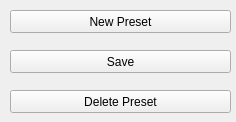
<?xml version="1.0" encoding="UTF-8"?>
<ui version="4.0">
 <class>MainWindow</class>
 <widget class="QMainWindow" name="MainWindow">
  <property name="geometry">
   <rect>
    <x>0</x>
    <y>0</y>
    <width>236</width>
    <height>122</height>
   </rect>
  </property>
  <property name="windowTitle">
   <string>Desktop Layout Organizer</string>
  </property>
  <widget class="QWidget" name="centralwidget">
   <widget class="QPushButton" name="pushButton">
    <property name="geometry">
     <rect>
      <x>10</x>
      <y>10</y>
      <width>221</width>
      <height>23</height>
     </rect>
    </property>
    <property name="text">
     <string>New Preset</string>
    </property>
   </widget>
   <widget class="QPushButton" name="pushButton_2">
    <property name="geometry">
     <rect>
      <x>10</x>
      <y>50</y>
      <width>221</width>
      <height>23</height>
     </rect>
    </property>
    <property name="text">
     <string>Save</string>
    </property>
   </widget>
   <widget class="QPushButton" name="pushButton_3">
    <property name="geometry">
     <rect>
      <x>10</x>
      <y>90</y>
      <width>221</width>
      <height>23</height>
     </rect>
    </property>
    <property name="text">
     <string>Delete Preset</string>
    </property>
   </widget>
  </widget>
 </widget>
 <resources/>
 <connections/>
</ui>
